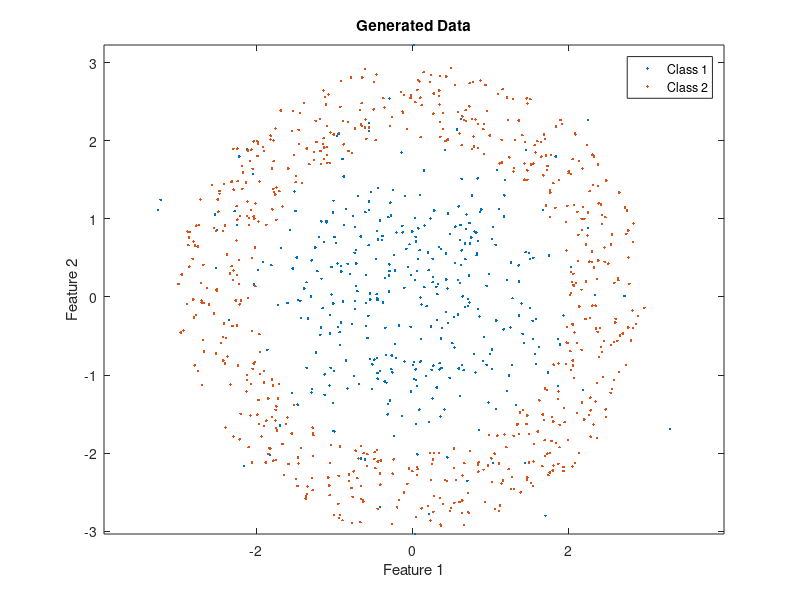

The MATLAB script that drew this image: (Note: this script raises an error after producing the figure.)
clear all
close all
P1=0.35;
P2=0.65;
cov1=[1 0;0 1];
mu1=[0;0];
j=1;
k=1;
N1=0;
N2=0;
for i=1:1000
    a=0;
    b=1;
    r=(b-a).*rand(1,1)+a;
    if r< P1
       x1(:,j)= mvnrnd(mu1,cov1,1);
       N1=N1+1;
       j=j+1;
    else
        c=2;
        d=3;
        e=(d-c).*rand(1,1)+c;
        f=-pi;
        g=+pi;
        h=(g-f).*rand(1,1)+f;
        x2(1,k)= e*cos(h);
        x2(2,k)= e*sin(h);
        N2=N2+1;
        k=k+1;
       
    end
end
plot(x1(1,:),x1(2,:),'.')
hold on
plot(x2(1,:),x2(2,:),'.')
axis equal
title('Generated Data')
xlabel("Feature 1")
ylabel("Feature 2")
legend('Class 1','Class 2')
label1=zeros(N1,1);
label2=ones(N2,1);
label=[label1 ;label2];
%label=label';
x=[x1 x2];
x=x';
SVMModel = fitcsvm(x,label,'KernelFunction','linear','OptimizeHyperparameters','boxConstraint');
box_const= SVMModel.BoxConstraints;
CVSVMModel = crossval(SVMModel);
classLoss = kfoldLoss(CVSVMModel)
N1=0;
N2=0;
k=1;
j=1;
for i=1:1000
    a=0;
    b=1;
    r=(b-a).*rand(1,1)+a;
    if r< P1
       X1(:,j)= mvnrnd(mu1,cov1,1);
       N1=N1+1;
       j=j+1;
    else
        c=2;
        d=3;
        e=(d-c).*rand(1,1)+c;
        f=-pi;
        g=+pi;
        h=(g-f).*rand(1,1)+f;
        X2(1,k)= e*cos(h);
        X2(2,k)= e*sin(h);
        N2=N2+1;
        k=k+1;
       
    end
end

label1_new=zeros(N1,1);
label2_new=ones(N2,1);
label_new=[label1_new ;label2_new];
%label=label';
X=[X1 X2];
X=X';
pred_label_new=predict(SVMModel,X);
Y=0;
Z=0;
p=1;
q=1;
for i=1:1000
    if pred_label_new(i)==label_new(i)
        Y=Y+1;
        QW(p,:)=X(i,:);
        p=p+1;
    else
        Z=Z+1;
        AS(q,:)=X(i,:);
        q=q+1;
    end
end
Error_percentage =(Z/1000)*100
hold off
figure(5)
plot(QW(:,1),QW(:,2),'r.');
hold on
plot(AS(:,1),AS(:,2),'b+');
axis equal
title('Classified Data')
xlabel("Feature 1")
ylabel("Feature 2")
legend('Correct','Misclassified')
Y=0;

p=1;
q=1;
for i=1:1000
    if pred_label_new(i)==1
        Y=Y+1;
        RT(p,:)=X(i,:);
        p=p+1;
    else
       
        UI(q,:)=X(i,:);
        q=q+1;
    end
end

hold off
figure(6)
plot(RT(:,1),RT(:,2),'r.');
hold on
%plot(UI(:,1),UI(:,2),'b+');
axis equal
title('Classified Data')
xlabel("Feature 1")
ylabel("Feature 2")
legend('Class 2')